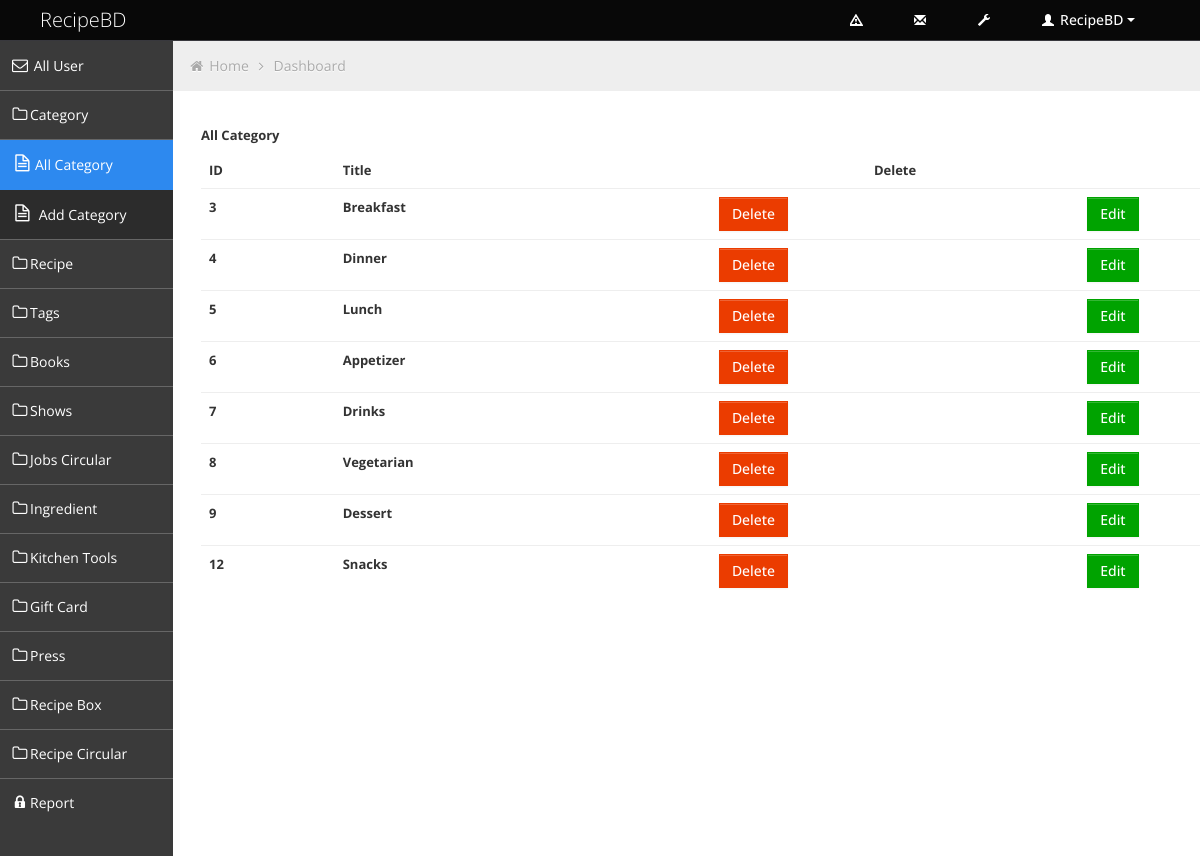
/admin/all-category.php, run on the app's committed database.
### tables this page shows
CREATE TABLE `category` (
  `id` int(20) NOT NULL,
  `category` varchar(50) NOT NULL
);

### admin/all-category.php (the view, shortened to what this page needs)
<?php include('header.php') ?>
	<div class="container-fluid-full">
	<div class="row-fluid">
<?php include('sidebar.php'); ?>
			<div id="content" class="span10">
			<ul class="breadcrumb">
				<li>
					<i class="icon-home"></i>
					<a href="index.html">Home</a>
					<i class="icon-angle-right"></i>
				</li>
				<li><a href="#">Dashboard</a></li>
			</ul>
           <?php include 'db.php' ?>
           <div class="container my-5">
            <h5 class="py-3">All Category</h5>
            <div class="container">
                <table class="table bg-white " style="font-size: 13px;">
                <thead class="bg-white">
                    <tr>
                        <th scope="col">ID </th>
                        <th scope="col">Title</th>
                        <th scope="col" style="text-align:center;">Delete</th>
                        <th scope="col" style="text-align:center;">Edit</th>
                    </tr>
                </thead>
                <tbody class="text-secondary bg-light">
                    <?php
                    $recipe_query ="SELECT * FROM category";
                    $run_recipe_query =mysqli_query($conn,$recipe_query);
                while($all_recipe = mysqli_fetch_assoc($run_recipe_query))
                {?>
                <tr>
                    <td style="font-weight:bold"><?php echo $all_recipe['id'] ?></td>
                    <td style="font-weight:bold"><?php echo $all_recipe['category'] ?></td>
                    <td class="text-center"><?php
                        echo"<a href='delete_catergory.php?id=$all_recipe[id]'class='btn btn-danger'>Delete</a>";
                            ?>
                    </td>
                    <td class="text-center"><?php
                        echo"<a href='edit-category.php?id=$all_recipe[id]'class='btn btn-success'>Edit</a>";
                            ?>
                    </td>
                </tr>
                <?php   } ?>
                </tbody>
            </table>
            </div>
            </div>
			</div>
	</div>
	</div>
<?php include('footer.php'); ?>

### admin/css/style.css (style rules this page uses)
body { background: #F5F5F5; color: #333; border: none; font-family: 'Open Sans', sans-serif; font-weight: 400; }
h5 { font-size: 13px; line-height: 13px; }
#content { background: #ffffff; filter: none; min-height: 100%; padding: 20px 20px; position: relative; }
.breadcrumb { margin: -28px -28px 28px -28px; line-height: 34px; background: #eee; border: 0px; color: #aaa; -webkit-box-shadow: none; -moz-box-shadow: none; box-shadow: none; -webkit-border-radius: 0px; -moz-border-radius: 0px; border-radius: 0px; }
.breadcrumb a { color: #aaa; text-shadow: 0px 1px 1px #fff; }
.btn { display: inline-block; padding: 6px 12px; margin-bottom: 0; font-size: 14px; font-weight: 500; line-height: 20px; text-align: center; white-space: nowrap; vertical-align: middle; cursor: pointer; border: 1px solid #a7a9aa; -webkit-border-radius: 0px !important; border-radius: 0px !important; }
.btn { color: #ffffff; background-color: #a7a9aa; border-color: #a7a9aa; background-image: none; filter: none; text-shadow: none; }
.btn-danger { background-color: #EB3C00; border-color: #EB3C00; }
.btn-success { background-color: #00A300; border-color: #00A300; }
.table th, .table td { border-top: 1px solid #eee; }

### admin/css/style-responsive.css (style rules this page uses)
@media (min-width: 1200px) { .container-fluid-full { overflow: hidden; position: relative; height: 100%; } }
@media (min-width: 1200px) { #content { width: 85.578%; padding: 28px; margin: 0px 0px; margin-left: 14.422% !important; } }

### admin/css/halflings.css (style rules this page uses)
html, html .halflings { -webkit-font-smoothing: antialiased !important; }

### data on the page
category: id "3", category "Breakfast"
category: id "4", category "Dinner"
category: id "5", category "Lunch"
category: id "6", category "Appetizer"
category: id "7", category "Drinks"
category: id "8", category "Vegetarian"
category: id "9", category "Dessert"
category: id "12", category "Snacks"
